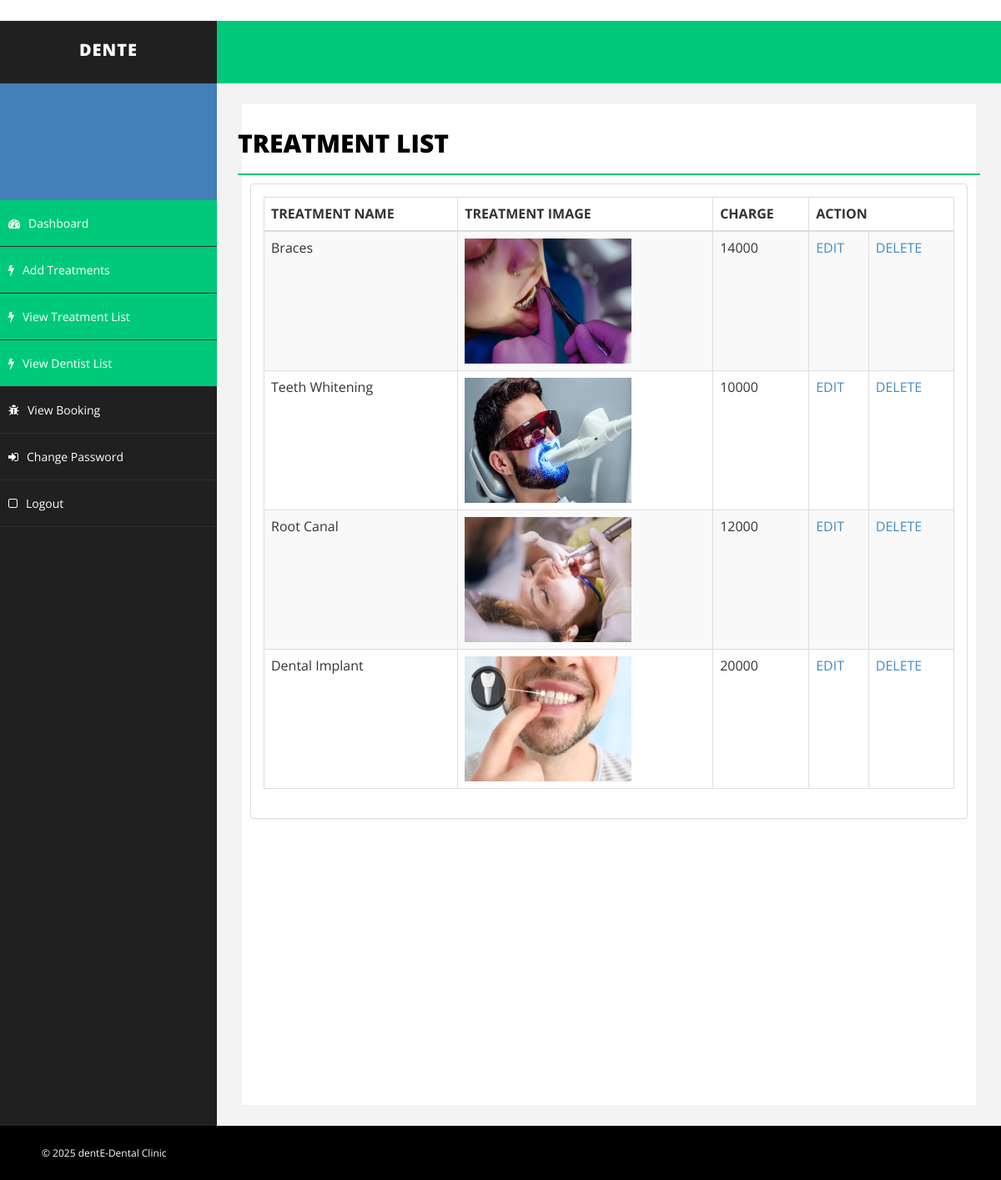
/aatl/, run on the app's committed database.
### myapp/models.py (models this page shows)
class treatments(models.Model):
    tname=models.CharField(max_length=100)
    timage=models.ImageField(upload_to='photos/')
    charge=models.IntegerField()

### myapp/views.py (the view)
# urls.py: path('aatl/',views.adminaddtreatmentlist),
def adminaddtreatmentlist(request):
    trec=treatments.objects.all()
    return render(request,"adminaddtreatmentlist.html",{"trec":trec})

### myapp/templates/adminaddtreatmentlist.html (shortened to what this page needs)
﻿<!DOCTYPE html>
{% load static %}
<html xmlns="http://www.w3.org/1999/xhtml">
<head>
    <link href="{% static 'apn/assets/css/bootstrap.css' %}" rel="stylesheet" />
    <link href="{% static 'apn/assets/css/font-awesome.css' %}" rel="stylesheet" />
    <link href="{% static 'apn/assets/css/basic.css' %}" rel="stylesheet" />
    <link href="{% static 'apn/assets/css/custom.css' %}" rel="stylesheet" />
</head>
<body>
    <div id="wrapper">
        <nav class="navbar navbar-default navbar-cls-top " role="navigation" style="margin-bottom: 0">
            <div class="navbar-header">
                <a class="navbar-brand" href="">dentE</a>
            </div>
        </nav>
        <nav class="navbar-default navbar-side" role="navigation">
            <div class="sidebar-collapse">
                <ul class="nav" id="main-menu">
                    <li>
                        <div class="user-img-div">
                            <div class="inner-text">
                            <br />
                            </div>
                        </div>
                    </li>
                    <li>
                        <a class="active-menu" href=""><i class="fa fa-dashboard "></i>Dashboard</a>
                    </li>
                    <li>
                        <a class="active-menu" href="/aat/"><i class="fa fa-flash "></i>Add Treatments</a>
                    </li>
                    <li>
                        <a class="active-menu" href="/aatl/"><i class="fa fa-flash "></i>View Treatment List</a>
                    </li>
                    <li>
                        <a class="active-menu" href="/aadl/"><i class="fa fa-flash "></i>View Dentist List</a>
                    </li>
                    <li>
                        <a href="/asbl/"><i class="fa fa-bug "></i>View Booking</a>
                    </li>
                    <li>
                        <a href="/cpw/"><i class="fa fa-sign-in "></i>Change Password</a>
                    </li>
                    <li>
                        <a href="/shp/"><i class="fa fa-square-o "></i>Logout</a>
                    </li>
                </ul>
            </div>
        </nav>
        <div id="page-wrapper">
            <div id="page-inner">
                <div class="row">
                    <div class="col-md-xxl-12">
                        <h1 class="page-head-line">TREATMENT LIST</h1>
                    </div>
                </div>
            <div class="row">
                <div class="col-md-12">
                    <div class="panel panel-default">
                        <div class="panel-body">
                            <div class="table-responsive">
                                <table class="table table-striped table-bordered table-hover">
                                    <thead>
                                        <tr>
                                            <th>TREATMENT NAME</th>
                                            <th>TREATMENT IMAGE</th>
                                            <th>CHARGE</th>
                                            <th colspan="2" align="center">ACTION </th>
                                        </tr>
                                    </thead>
                                    <tbody>
                                    {% for j in trec %}
                                        <tr>
                                            <td>{{j.tname}}</td>
                                            <td><img src="{{j.timage.url}}" height="150" width="200" /></td>
                                            <td>{{j.charge}}</td>
                                            <td><a href="/edit/{{j.id}}">EDIT</a></td>
                                            <td><a href="/del/{{j.id}}">DELETE</a></td>
                                        </tr>
                                    {% endfor %}
                                    </tbody>
                                </table>
                            </div>
                        </div>
                    </div>
                </div>
                </div>
            </div>
            </div>
        </div>
    <div id="footer-sec">
        &copy; 2025 dentE-Dental Clinic </a>
    </div>
</body>
</html>

### DentalClinic/static/apn/assets/css/basic.css (style rules this page uses)
body { font-family: 'Open Sans', sans-serif; line-height:25px; }
#wrapper { width: 100%; background: #202020; }
#page-wrapper { padding: 15px 15px; min-height: 600px; background: #F3F3F3; }
#page-inner { width: 100%; margin: 10px 20px 10px 0px; background-color: #fff!important; padding: 10px; min-height: 1200px; }
.page-head-line { font-size: 30px; text-transform: uppercase; color: #000; font-weight: 800; padding-bottom: 20px; border-bottom: 2px solid #00CA79; margin-bottom: 10px; }
.navbar-cls-top .navbar-brand { color: #fff; background: #202020; width: 260px; text-align: center; height: 75px; font-size: 20px; letter-spacing: 1px; font-weight: 900; padding-top: 25px; text-transform:uppercase; }
.user-img-div { min-height: 140px; padding: 20px; background-color: #4380B8; }
.user-img-div .inner-text { text-align: right; position: relative; color: #fff; font-weight: 800; line-height: 25px; }
.active-menu { background-color: #00CA79!important; }
.sidebar-collapse, .sidebar-collapse .nav { background: none; }
.sidebar-collapse .nav { padding: 0; }
.sidebar-collapse .nav > li > a { color: #fff; background: #202020; text-shadow: none; padding: 15px 40px; border-bottom: 1px solid #2F2E31; }
.sidebar-collapse > .nav > li > a { padding: 15px 10px; }
.navbar-side { border: none; background-color: #202020; }
.navbar-cls-top { background: #00CA79; border-bottom: none; }
.navbar-default { border: 0px solid black; }
.navbar-header { background: #000000; }
.nav > li > a > i { margin-right: 10px; }
#footer-sec { background-color:#000; padding:20px 50px; color:#fff; font-size:12px; }
@media (min-width:768px) { #page-wrapper { margin: 0 0 0 260px; padding: 15px 30px; min-height: 1200px; } }
@media (min-width:768px) { .navbar-side { z-index: 1; position: absolute; width: 260px; } }
@media (min-width:768px) { .navbar { border-radius: 0px; } }

### data on the page
treatments: tname "Braces", timage (picture), charge "14000"
treatments: tname "Teeth Whitening", timage (picture), charge "10000"
treatments: tname "Root Canal", timage (picture), charge "12000"
treatments: tname "Dental Implant", timage (picture), charge "20000"
